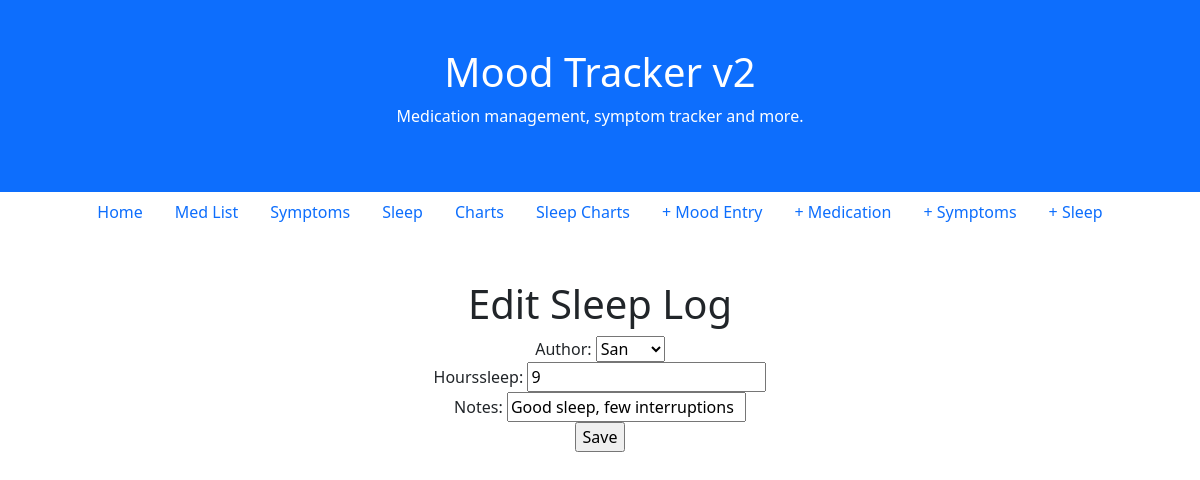
The page /sleep/1/edit/ on the database its author committed.
### sleep/models.py (models this page shows, shortened)
class Sleep(models.Model):
    datetime = models.DateTimeField(auto_now_add=True)
    author = models.ForeignKey(
        "auth.User",
        on_delete=models.CASCADE,
    )
    hourssleep = models.IntegerField()
    notes = models.CharField(max_length=400)

### sleep/views.py (the view)
# urls.py: path("sleep/<int:pk>/edit/", SleepUpdateView.as_view(), name="sleep_edit"),
class SleepUpdateView(UpdateView):
    model = Sleep
    template_name = "sleep_edit.html"
    fields = ["author", "hourssleep", "notes"]

### templates/sleep_edit.html (shortened to what this page needs)
{% extends "base.html" %}
{% block content %}
<div class="container-fluid p-5 text-center">
<h1>Edit Sleep Log</h1>
<form action="" method="post">
    {{ form }}
    <input type="submit" value="Save">
</form>
</div>
{% endblock content %}

### rows shown on the page
Sleep: author "San", hourssleep "9", notes "Good sleep, few interruptions"
